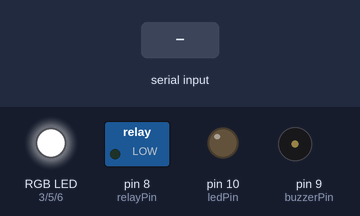
Simulated run of this sketch. Board: Arduino Uno, built with avr-gcc and run on an emulated ATmega328P. Parts: switched loads named in the sketch (green lamp = pin HIGH), an RGB LED mixed from three pins (HIGH = lit), output pins drawn as LEDs (lit = HIGH), buzzer (waves = sounding, pin HIGH). Inputs (shaded band) come from the test bench.

Above: at 1.2 s.
1.3 s: "S" received over Serial
At 1.7 s:
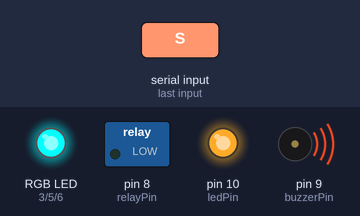
4.3 s: "G" received over Serial
At 5.1 s:
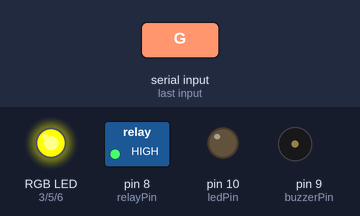
7.3 s: "S" received over Serial
At 8.35 s:
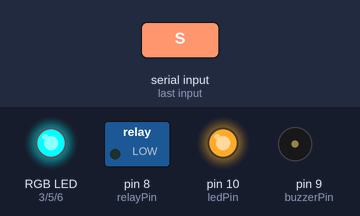
10.3 s: "G" received over Serial
At 11.45 s:
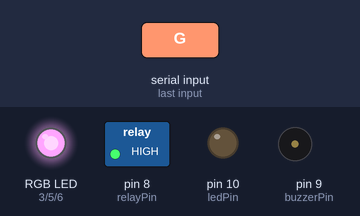
Timing chart, 0 to 14.3 s (numbered marks = the images above; inputs shaded):
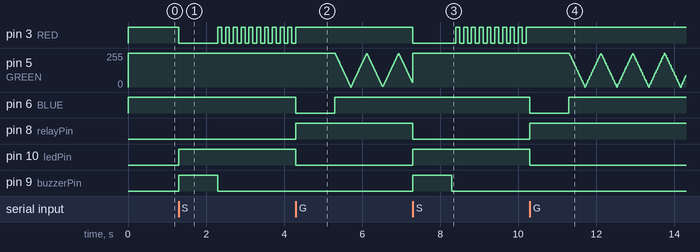

Measured:
- after the input at 1.3 s, pin 3 (RED): HIGH → LOW at once, then repeats every 0.20 s: HIGH 0.10 s, LOW 0.10 s; pin 10 (ledPin): LOW → HIGH at once; pin 9 (buzzerPin): LOW → HIGH at once, → LOW 1.0 s later
- after the input at 7.3 s, pin 3 (RED): HIGH → LOW at once, then repeats every 0.20 s: HIGH 0.10 s, LOW 0.10 s; pin 8 (relayPin): HIGH → LOW at once; pin 10 (ledPin): LOW → HIGH at once; pin 9 (buzzerPin): LOW → HIGH at once, → LOW 1.0 s later

The sketch:

benu_car_antisleepsystem.ino
```cpp
//BENYAS

int relayPin = 8;
int buzzerPin = 9;
int ledPin = 10;
int RED = 3;
int GREEN = 5;
int BLUE = 6;

char state = ' ';
char newState = ' ';

unsigned long previousMillis = 0;
int redBlinkState = LOW;
int redBlinkDelay = 100;

int greenLevel = 255;
int fadeAmount = 5;
int fadeDelay = 8;

void setup() {
  pinMode(relayPin, OUTPUT);
  pinMode(buzzerPin, OUTPUT);
  pinMode(ledPin, OUTPUT);

  pinMode(RED, OUTPUT);
  pinMode(GREEN, OUTPUT);
  pinMode(BLUE, OUTPUT);

  Serial.begin(9600);
  allOff();
}

void allOff() {
  analogWrite(RED, 255);
  analogWrite(GREEN, 255);
  analogWrite(BLUE, 255);
}

void blueFlash() {
  analogWrite(BLUE, 0);
  delay(1000);
  analogWrite(BLUE, 255);
}

void loop() {
  unsigned long currentMillis = millis();
  if (Serial.available()) {
    newState = Serial.read();
    if (newState == 'S' || newState == 'G') {
      state = newState;
      allOff();
      if (state == 'S') {
        digitalWrite(relayPin, LOW);
        analogWrite(RED, 0);
        digitalWrite(buzzerPin, HIGH);
        digitalWrite(ledPin, HIGH);
        delay(1000);
        digitalWrite(buzzerPin, LOW);
      }
      else if (state == 'G') {
        digitalWrite(relayPin, HIGH);
        digitalWrite(ledPin, LOW);
        blueFlash();
        greenLevel = 255;
      }
    }
  }
  if (state == 'S') {
    analogWrite(GREEN, 255);
    if (currentMillis - previousMillis >= redBlinkDelay) {
      previousMillis = currentMillis;
      redBlinkState = !redBlinkState;
      analogWrite(RED, redBlinkState ? 0 : 255);
    }
  }
  else if (state == 'G') {
    analogWrite(RED, 255);
    if (currentMillis - previousMillis >= fadeDelay) {
      previousMillis = currentMillis;
      analogWrite(GREEN, greenLevel);
      greenLevel -= fadeAmount;
      if (greenLevel <= 0 || greenLevel >= 255) {
        fadeAmount = -fadeAmount;
      }
    }
  }
}
```
